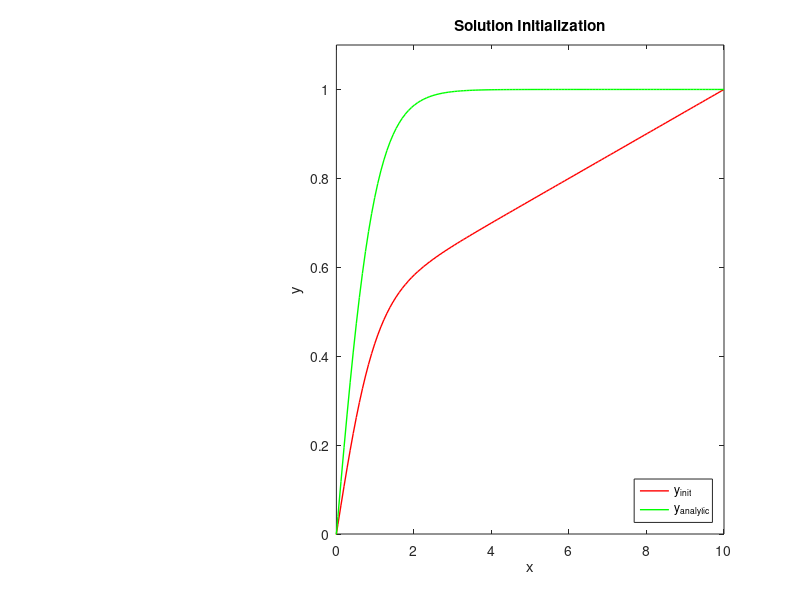

This chart was generated by the following MATLAB code: (Note: this script raises an error after producing the figure.)
clear;
clc; clf;
% Nonlilear boundary problem
% second order
% y'' = f(x,y,y') x at [xL,xR]
% y(xL) = cL
% y(xR) = cR
% Look f.m to see the function
%
% Solving on coarest mesh M points
% mesh shifted to the left by h/2
% Finding Newton's corrections on finer mesh 
% and interpolate it to coarest


%% input parameters
xL = 0;
xR = 10;
cL = 0;
cR = tanh(10);
scope = 3;
eps = 1e-4;

%% Coarest mesh
M = 128;
h = (xR - xL)/(M - 1.5);

alpha = 0.5;
x = linspace(xL-h/2,xR,M);
yinit = (1-alpha)*tanh(x) + alpha * tanh(10) * x/10;
y = yinit;

%% display first plot
subplot(2,3,[2,3,5,6])
plot(x,yinit,'LineWidth',1, 'Color','R')
hold on
plot(x,tanh(x),'LineWidth',1,'Color','G')
hold off

xlabel("x");
ylabel("y");
ylim([0.0 1.1])
xlim([0.0 10.0])
title("Solution Initialization");
legend("y_{init}", "y_{analytic}", 'Location','southeast')

%% init deltas
accuracy = 1;
iter = 1;
while accuracy > eps
    %% init locals to internal loop - find v - Newtonian correction
    Mv = M; hv = h; xv = x; yv = y;
    mesh_num = 1;

    %% first solve
    v = findCorrection(xv,yv,Mv,hv);
    delta = norm(v,"inf");
    while delta > eps/2
        %% transform to fine mesh
        hv = hv/scope;
        Mv = (Mv - 1) * scope;

        xfine = linspace(xL-hv/2,xR,Mv);
        yfine = Lagrange(xv,yv,xfine,3);
        vprev = Lagrange(xv,v,xfine,3);
        
        %% find new correction
        v = findCorrection(xfine,yfine,Mv,hv);
        xv = xfine;
        yv = yfine;
        
        deltaprev = delta;
        delta = norm(vprev-v,"inf");
        reldelta = deltaprev / delta;

        %% display plot
        hold on
        subplot(2,3,1)
        plot(xv,v);
        hold off
        xlim([0.0 10.0])
        xlabel("x");
        ylabel("v");
        title(sprintf("Newton iteration %d mesh = %d M = %5d\nerr = %5.2e order = %f", iter, mesh_num, Mv, delta, reldelta));
        drawnow

        %% print info
        fprintf("iter = %d  mesh_num = %d   M = %5d  ", iter, mesh_num, Mv);
        fprintf("err = %5.2e  required accuracy = %5.2e   order = %f\n", delta, eps/2,reldelta);
        mesh_num = mesh_num + 1;
    end %while
    %% interpolate correction and change solution
    v_coarse = Lagrange(xfine,v,x,3);
    y = y + v_coarse;
    accuracy = norm(v_coarse,"inf");

    %% display plots
    % main plot
    hold on
    subplot(2,3,[2,3,5,6])
    plot(x,y,'DisplayName',['y_' num2str(iter)]);
    hold off

    title(sprintf("Newton iteration %d, ||v|| = %f",iter,accuracy));
    
    % Convergence plot
    hold on
    subplot(2,3,4)
    plot(iter,log10(accuracy),'Marker','o', 'Color','red');
    hold off

    xlabel("iteration");
    ylabel("log_{10}(||v||)");
    title(sprintf("Convergence of Newtonian iterations, iteration %d",iter));
    drawnow

    %% print info
    fprintf("For Newtonian iteration %2d norm of residual ||v|| = %6.4e  \n", iter, accuracy);
    iter = iter + 1;
end % for
fprintf("Newtonian iterations have SUCESSFULLY finished for alpha = %f \n", alpha);